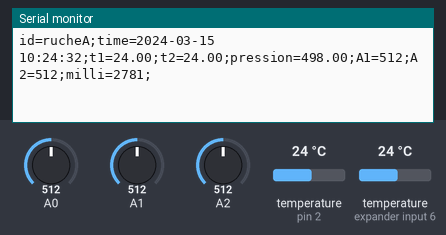
A sketch run on a simulated Arduino Uno, built with avr-gcc and run on an emulated ATmega328P. On the bench: the last lines printed to the serial monitor. Inputs (shaded band) come from the test bench; at power-on: A0 = 512, A1 = 512, A2 = 512, temperature (sensors on pin 2, expander input 6) 24 °C. The local clock reads 2024-03-15 10:24:30 at power-on unless the sketch sets it; storage starts empty.

Above: at 3.5 s.
3.6 s: A0 set to 58
At 4.6 s:
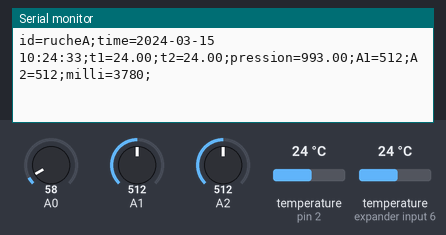
5.1 s: A0 set to 48
At 6.5 s:
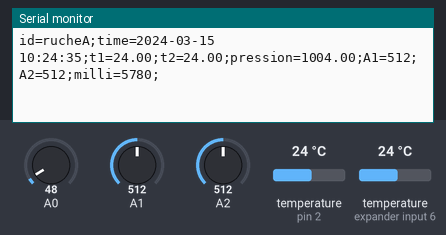
Timing chart, 0 to 8.1 s (numbered marks = the images above; inputs shaded):
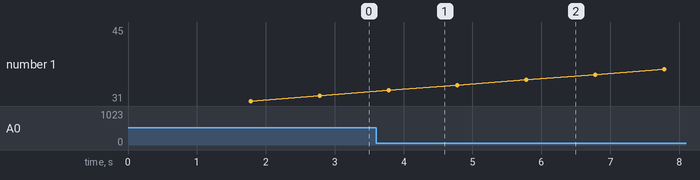

The sketch:

LogTemperatureToWeb.ino
```cpp
/**
 * Envoi d'une température via le port série
 * OpenWRT en lecture et envoi sur le web
 *
 */

/**
 * Définition du timer
 * permet d'éviter l'emploi de delay()
 * qui provoque souvent un blocage
 * du Arduino au bout d'un certain laps de temps
 */
unsigned long previousMillis = 0;
const long interval = 1000;

/**
 *  Nous utilisons la librairie OneWire
 *  Elle doit être présente dans le répertoire libraries
 *  situé dans le répertoire des croquis/sketchs
 *  voir dans le menu Préférences
 *  cf: https://github.com/PaulStoffregen/OneWire/archive/master.zip
 */
#include <OneWire.h>

/**
 * Nous utilisons aussi la librairie DallasTemperature
 * cf: https://github.com/milesburton/Arduino-Temperature-Control-Library
 */
#include <DallasTemperature.h>

/*
 *  Le fil des données (jaune?) est relié au pin 2 (D2) du Arduino
 *  une resistance de 4,7kOhm est placée en 5V et D2
 */

#define ONE_WIRE_BUS 2

/**
 * Création d'une instance oneWire afin de pouvoir
 * communiquer avec des périphériques OneWire
 * Nb: pas seulement des capteurs Maxim/Dallas
 */
OneWire oneWire(ONE_WIRE_BUS);

/**
 * Nous passons notre instance oneWire à notre
 * objet sensors utilisant DallasTemperature
 */
DallasTemperature sensors(&oneWire);

/**
 * Adresses du capteur, cf: https://git.io/vwM2x
 * pour scanner l'adresse de votre capteur
 */
//DeviceAddress temperature1 = { 0x28, 0xEF, 0x40, 0x1E, 0x07, 0x00, 0x00, 0xAD };
DeviceAddress temperature1 = { 0x28, 0x80, 0xA0, 0x2A, 0x07, 0x00, 0x00, 0xD6 };
DeviceAddress temperature2 = { 0x28, 0x62, 0xB9, 0x29, 0x07, 0x00, 0x00, 0x96 };


/**
 * Écriture sur une carte SD
 *
 * SD card reliée au bus SPI :
 * MOSI       - pin 11
 * MISO       - pin 12
 * CLK ou SCK - pin 13
 * CS         - pin 4
 *
 * SPI pour Serial Peripheral Interface
 *
 * created  24 Nov 2010
 * modified 9 Apr 2012
 * by Tom Igoe
 * cf: https://www.arduino.cc/en/Tutorial/Datalogger
 */
#include <SPI.h>
#include <SD.h>

// Arduino Uno pin 4
// cf: https://www.arduino.cc/en/Reference/SPI
const int chipSelect = 4;

bool sDisReady = false;

/**
 * Tiny RTC module
 * module horloge
 *
 * DS1307 pour bus I2C
 * avec batterie au lithium CR1225
 *
 * Le port I2C de l'Arduino est situé
 * sur les pin A4 et A5
 *
 * Analog pin A5 <-> SCL
 * Analog pin A4 <-> SDA
 */

#include <Wire.h>
/**
 * Nous utilisons la librairie RTClib
 * cf: https://github.com/adafruit/RTClib/archive/master.zip
 * à installer dans le répertoire libraries
 * du répertoire de sketchs
 */
#include "RTClib.h"
RTC_DS1307 RTC;

// pour ajuster l'heure changer en : true
bool definirHeure = false;


void setup() {
  // put your setup code here, to run once:
  Serial.begin(9600);
  Serial.print(__FILE__ " " __DATE__ " " __TIME__);
  Serial.println("  IDE "); Serial.println(ARDUINO);

  if(SD.begin(chipSelect))
  {
    sDisReady = true;
  }

  // Initialisation de notre librairie
  sensors.begin();

  Wire.begin();
  RTC.begin();

  if(definirHeure)
  {
      // la ligne suivante permet d'ajuster la date & l'heure
      // à la date de compilation du sketc
      RTC.adjust(DateTime(__DATE__, __TIME__));
  }
}

void loop() {

  // boucle principale

  // nous conservons la valeur du nombre de ms
  unsigned long currentMillis = millis();

  // nous comparons avec la lecture précédente
 if(currentMillis - previousMillis >= interval) {

    // save the last time you blinked the LED
    previousMillis = currentMillis;

    String tolog = builString();
    Serial.println(tolog);
    if (sDisReady) {
      /**
       * nous ouvrons le fichier
       * Nb: un seul fichier peut être ouvert à la fois
       * le fichier se nomme : journal.csv
       */
      File dataFile = SD.open("journal.csv", FILE_WRITE);
      // si le fichier est disponnible, nous écrivons dedans :
      if (dataFile) {
        dataFile.println(tolog);
        dataFile.close();
      }
    }
 }

}

String builString()
{
  String dataString = "id=rucheA;";

  dataString += "time=";
  dataString += buildTime();
  dataString += ";";

  sensors.requestTemperatures(); // envoi de la demande
   /**
   * temperature1 est un tableau contenant l'adresse
   * de notre capteur.
   * cf: https://git.io/vwM2x pour scanner les adresses
   */
  dataString += "t1=";
  dataString += String(sensors.getTempC(temperature1));
  dataString += ";";

  dataString += "t2=";
  dataString += String(sensors.getTempC(temperature2));
  dataString += ";";

  dataString += "pression=";
  dataString += String(pression());
  dataString += ";";

  dataString += "A1=";
  dataString += analogRead(A1);
  dataString += ";";

  dataString += "A2=";
  dataString += analogRead(A2);
  dataString += ";";

  dataString += "milli=";
  dataString += String(millis());
  dataString += ";";
  return dataString;
}

/**
 * build a string with time
 */
String buildTime()
{
  DateTime now = RTC.now();
  String dateString = String(now.year());

  dateString += "-";
  int month = now.month();
  if(month<10)
  {
    dateString += "0";
  }
  dateString += month;

  dateString += "-";
  int day = now.day();
  if(day<10)
  {
    dateString += "0";
  }
  dateString += day;

  dateString += " ";
  int hour = now.hour();
  if(hour<10)
  {
    dateString += "0";
  }
  dateString += hour;

  dateString += ":";
  int minute = now.minute();
  if(minute<10)
  {
    dateString += "0";
  }
  dateString += minute;

  dateString += ":";
  int second = now.second();
  if(second<10)
  {
    dateString += "0";
  }
  dateString += second;

  return dateString;
}

float pression()
{
  int val = analogRead(A0);
  float tension = ((val-10)*0.0049);
  // Calcul de la pression reelle
  int pression_val = (100.1-(((tension/5)-0.04) / 0.009))*10;
  return pression_val;
}
```

Measured:
- after the input at 3.6 s, the serial monitor: prints a new line after 0.18 s (image 1)
- after the input at 5.1 s, the serial monitor: prints a new line after 0.68 s (image 2)
